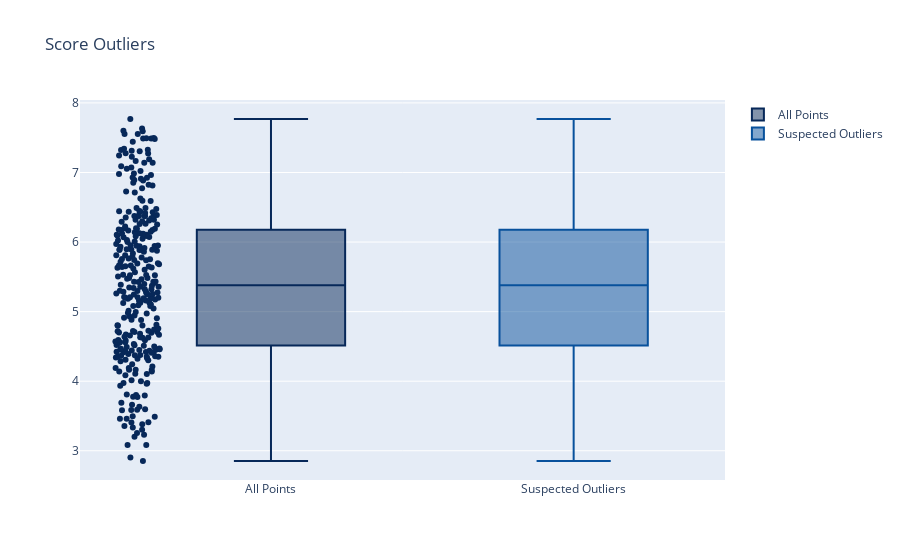

The cell this chart's notebook holds for it:
### Code cell
OutLiersBox(happy, "Score")

### Figure 1 — Plotly figure (JSON) as saved in the notebook; plotly's stock layout.template omitted (floating-point values rounded to 4 significant figures; data arrays with more than 128 entries replaced by an {"elided": "..."} marker saying what was removed)
{"data": [{"boxpoints": "all", "jitter": 0.3, "line": {"color": "rgb(7,40,89)"}, "marker": {"color": "rgb(7,40,89)"}, "name": "All Points", "pointpos": -1.8, "type": "box", "y": {"elided": "312 float values"}}, {"boxpoints": "suspectedoutliers", "line": {"color": "rgb(8,81,156)"}, "marker": {"color": "rgba(219, 64, 82, 0.6)", "line": {"outlierwidth": 2}}, "name": "Suspected Outliers", "type": "box", "y": {"elided": "312 float values"}}], "layout": {"autosize": true, "title": {"text": "Score Outliers"}, "xaxis": {"autorange": true, "range": [-0.6359, 1.5], "type": "category"}, "yaxis": {"autorange": true, "range": [2.58, 8.042], "type": "linear"}}}
